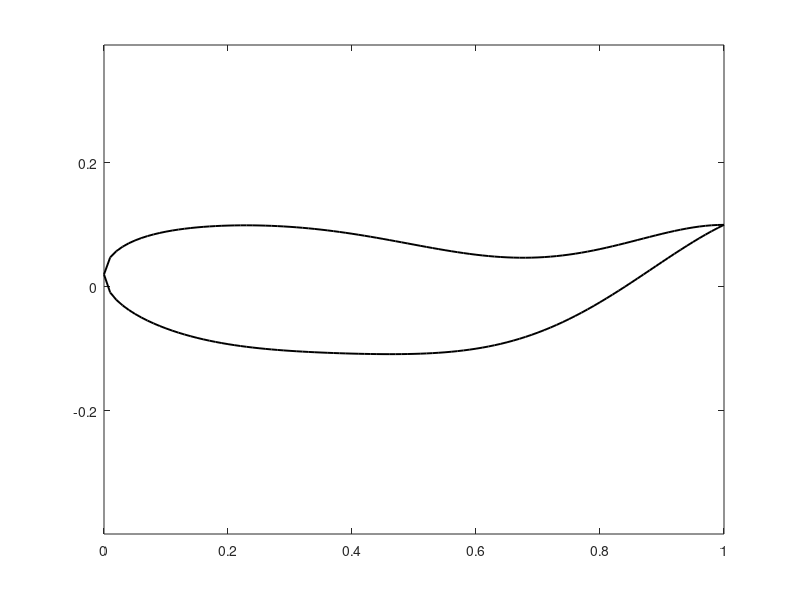

Here is the MATLAB script that generated this plot: (Note: this script raises an error after producing the figure.)
clear;clc;close all
%% Parameters
x  = (0:0.01:1);
t  = (0:0.01:1);
h  = 0.10;            %NACA00XX  half height
y0 = zeros(size(x));
dy = zeros(size(x));
y1 = zeros(length(t),length(x));
y2 = zeros(length(t),length(x));
len= length(x);
%% Deformation
for j=1:length(t)
    for i=1:length(x)
        nx = (x(i)-x(1))/(x(end)-x(1));
        y0(i)  = h*(2.969 * sqrt(nx) - 1.260 * nx - 3.516 * nx^2 + 2.843 * nx^3 - 1.036 * nx^4);
        dy(i)  = h*(0.20-0.80*nx+1.60*nx^2)*cos(2*pi*(x(i)-t(j)));
        y1(j,i) = dy(i) + y0(i);
        y2(j,i) = dy(i) - y0(i); 
    end
end
x1 = [x(1:1:len) x(len-1:-1:1)];
y = [y1(:,1:1:len) y2(:,len-1:-1:1)];
% y = [y0(:,1:1:len) -y0(:,len-1:-1:1)];
%% Plot
% theta = 15;
% a=plot(x1,y,'k','LineWidth',2.0,'LineStyle','-');
% axis equal
% axis([-0.5 1.5 -1 1])
% box on
% ax = gca;
% ax.BoxStyle = 'full';
% set(gca,'xtick',[],'xticklabel',[])
% set(gca,'ytick',[],'yticklabel',[])
% set(gca,'ztick',[],'zticklabel',[])
% hold on
%% pitching
% b=plot(x1,y(1,:)+0.25,'k','LineWidth',2.0,'LineStyle','-.');
% c=plot(x1,y(1,:)-0.25,'k','LineWidth',2.0,'LineStyle','-.');
%% plunging
% b=plot(x1*cos(theta/180*pi)-y(1,:)*sin(theta/180*pi),x1*sin(theta/180*pi)+y(1,:)*cos(theta/180*pi),'k','LineWidth',2.0,'LineStyle','-.');
% c=plot(x1*cos(-theta/180*pi)-y(1,:)*sin(-theta/180*pi),x1*sin(-theta/180*pi)+y(1,:)*cos(-theta/180*pi),'k','LineWidth',2.0,'LineStyle','-.');
%% plunging + pitching
% b=plot(x1*cos(theta/180*pi)-y(1,:)*sin(theta/180*pi),x1*sin(theta/180*pi)+y(1,:)*cos(theta/180*pi)+0.15,'k','LineWidth',2.0,'LineStyle','-.');
% c=plot(x1*cos(-theta/180*pi)-y(1,:)*sin(-theta/180*pi),x1*sin(-theta/180*pi)+y(1,:)*cos(-theta/180*pi)-0.15,'k','LineWidth',2.0,'LineStyle','-.');

for k=1:length(t)
    a=plot(x1,y(k,:),'k','LineWidth',1.4);
    axis equal
    box on
    ax = gca;
    ax.BoxStyle = 'full';
    set(gca,'xtick',[],'xticklabel',[])
    set(gca,'ytick',[],'yticklabel',[])
    set(gca,'ztick',[],'zticklabel',[])
    axis([-0.5 1.5 -1 1])
    [A, map] = rgb2ind(frame2im(getframe),256);
    if k==1
        imwrite(A,map,'.\Scripts\ActiveDeformation2D.gif','LoopCount',Inf,'DelayTime',0.02)
    else
        imwrite(A,map,'.\Scripts\ActiveDeformation2D.gif','WriteMode','append','DelayTime',0.02)
    end
end
pause(1.0)
close all